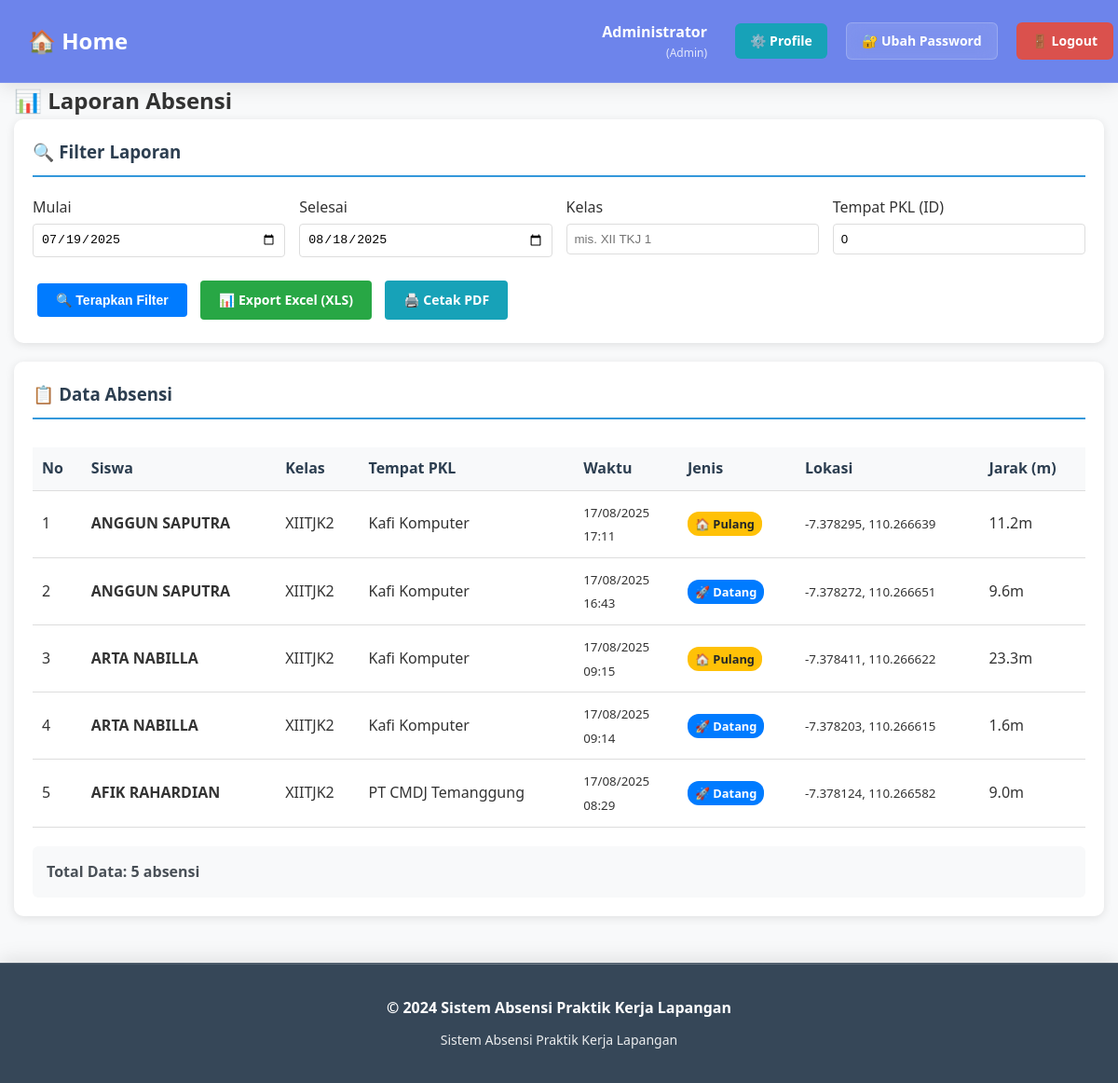
The page /?r=admin/report (signed in) on the database its author committed.
### tables this page shows
CREATE TABLE `absensi` (
  `id` int(11) NOT NULL AUTO_INCREMENT,
  `siswa_id` int(11) NOT NULL,
  `waktu` datetime NOT NULL,
  `lat` decimal(10,7) NOT NULL,
  `lng` decimal(10,7) NOT NULL,
  `jarak_m` decimal(10,2) NOT NULL,
  `selfie_path` varchar(255) DEFAULT NULL,
  `jenis_absen` enum('datang','pulang') NOT NULL DEFAULT 'datang',
  PRIMARY KEY (`id`),
  KEY `siswa_id` (`siswa_id`),
  CONSTRAINT `absensi_ibfk_1` FOREIGN KEY (`siswa_id`) REFERENCES `siswa` (`id`) ON DELETE CASCADE
);

CREATE TABLE `siswa` (
  `id` int(11) NOT NULL AUTO_INCREMENT,
  `user_id` int(11) DEFAULT NULL,
  `nis` varchar(50) NOT NULL,
  `nama` varchar(100) NOT NULL,
  `kelas` varchar(50) NOT NULL,
  `pembimbing_id` int(11) NOT NULL,
  `tempat_pkl_id` int(11) NOT NULL,
  PRIMARY KEY (`id`),
  KEY `user_id` (`user_id`),
  KEY `pembimbing_id` (`pembimbing_id`),
  KEY `tempat_pkl_id` (`tempat_pkl_id`),
  CONSTRAINT `siswa_ibfk_1` FOREIGN KEY (`user_id`) REFERENCES `users` (`id`) ON DELETE SET NULL,
  CONSTRAINT `siswa_ibfk_2` FOREIGN KEY (`pembimbing_id`) REFERENCES `users` (`id`) ON DELETE CASCADE,
  CONSTRAINT `siswa_ibfk_3` FOREIGN KEY (`tempat_pkl_id`) REFERENCES `tempat_pkl` (`id`) ON DELETE CASCADE
);

CREATE TABLE `tempat_pkl` (
  `id` int(11) NOT NULL AUTO_INCREMENT,
  `nama` varchar(150) NOT NULL,
  `lat` decimal(10,7) NOT NULL,
  `lng` decimal(10,7) NOT NULL,
  `radius_m` int(11) NOT NULL DEFAULT 150,
  PRIMARY KEY (`id`)
);

### app/Controllers/Controller.php (called while the page is built, shortened)
<?php
class Controller {
    protected function view(string $path, array $data=[]): void {
        extract($data);
        $viewFile = __DIR__ . '/../Views/' . $path . '.php';
        include __DIR__ . '/../Views/layouts/header.php';
        include $viewFile;
        include __DIR__ . '/../Views/layouts/footer.php';
    }
}

### app/Controllers/AdminController.php (called while the page is built, shortened)
<?php
class AdminController extends Controller {
    public function report(): void {
        $db = new Database(require __DIR__.'/../../config/db.php');
        $start = $_GET['start'] ?? (new DateTime('-30 days', new DateTimeZone('Asia/Jakarta')))->format('Y-m-d');
        $end = $_GET['end'] ?? (new DateTime('now', new DateTimeZone('Asia/Jakarta')))->format('Y-m-d');
        $kelas = $_GET['kelas'] ?? '';
        $tempat = (int)($_GET['tempat'] ?? 0);
        $absensi = new Absensi($db);
        $rows = $absensi->getAbsensiForReport($start, $end, $kelas, $tempat);
        $this->view('admin/report', [
            'rows' => $rows,
            'filters' => [
                'start' => $start,
                'end' => $end,
                'kelas' => $kelas,
                'tempat' => $tempat
            ]
        ]);
    }
}

### public/index.php (called while the page is built, shortened)
<?php
require __DIR__.'/../app/autoload.php';
$appCfg = require __DIR__.'/../config/app.php';
$r = $_GET['r'] ?? 'auth/login';
[$c, $a] = array_pad(explode('/', $r, 2), 2, 'index');
$controller = null;
switch($c){
    case 'admin': $controller = new AdminController($appCfg); break;
}
$controller->$a();

### app/autoload.php (called while the page is built, shortened)
<?php
spl_autoload_register(function ($class) {
    $prefix = 'App\\';
    $base_dir = __DIR__ . '/';
    $len = strlen($prefix);
    $relative_class = substr($class, $len);
    $file = $base_dir . str_replace('\\', '/', $relative_class) . '.php';
});

### config/db.php (called while the page is built, shortened)
<?php
return [
    'host' => 'localhost',
    'name' => 'db_absensi_pkl',
    'user' => 'root',
    'pass' => '',
    'charset' => 'utf8mb4',
];

### app/Models/Database.php (called while the page is built, shortened)
<?php
class Database {
    private PDO $pdo;
    public function __construct(array $cfg) {
        $dsn = sprintf('mysql:host=%s;dbname=%s;charset=%s',$cfg['host'],$cfg['name'],$cfg['charset']??'utf8mb4');
        $opt = [
            PDO::ATTR_ERRMODE => PDO::ERRMODE_EXCEPTION,
            PDO::ATTR_DEFAULT_FETCH_MODE => PDO::FETCH_ASSOC,
            PDO::ATTR_EMULATE_PREPARES => false,
        ];
        try { $this->pdo = new PDO($dsn,$cfg['user'],$cfg['pass'],$opt); }
        catch (PDOException $e) { die('DB connection failed: '.$e->getMessage()); }
    }
    public function pdo(): PDO {
        return $this->pdo;
    }
}

### app/Models/BaseModel.php (called while the page is built, shortened)
<?php
abstract class BaseModel {
    public function __construct(Database $database) {
        $this->db = $database->pdo();
    }
}

### app/Models/Absensi.php (called while the page is built, shortened)
<?php
class Absensi extends BaseModel {
    public function getAbsensiForReport(string $start, string $end, string $kelas = '', int $tempat = 0): array {
        $sql = "
            SELECT
                s.nama as siswa,
                s.nis,
                s.kelas,
                t.nama as tempat,
                a.waktu,
                a.lat,
                a.lng,
                a.jarak_m,
                a.jenis_absen,
                a.selfie_path
            FROM absensi a
            JOIN siswa s ON a.siswa_id = s.id
            JOIN tempat_pkl t ON s.tempat_pkl_id = t.id
            WHERE DATE(a.waktu) BETWEEN ? AND ?
        ";
        $params = [$start, $end];
        $sql .= " ORDER BY a.waktu DESC";
        $st = $this->db->prepare($sql);
        $st->execute($params);
        return $st->fetchAll();
    }
}

### app/Views/admin/report.php (the view, shortened to what this page needs)
<h2>📊 Laporan Absensi</h2>
<div class="card">
  <h3>🔍 Filter Laporan</h3>
  <form method="get" action="?r=admin/report">
    <div class="grid">
      <label>Mulai <input type="date" name="start" value="<?= htmlspecialchars($filters['start'] ?? '') ?>"></label>
      <label>Selesai <input type="date" name="end" value="<?= htmlspecialchars($filters['end'] ?? '') ?>"></label>
      <label>Kelas <input name="kelas" placeholder="mis. XII TKJ 1" value="<?= htmlspecialchars($filters['kelas'] ?? '') ?>"></label>
      <label>Tempat PKL (ID) <input type="number" name="tempat" value="<?= htmlspecialchars($filters['tempat'] ?? '') ?>"></label>
    </div>
    <p>
      <button type="submit" class="btn btn-primary">🔍 Terapkan Filter</button>
      <a class="btn btn-success" href="?r=admin/reportCsv&start=<?=urlencode($filters['start'] ?? '')?>&end=<?=urlencode($filters['end'] ?? '')?>&kelas=<?=urlencode($filters['kelas'] ?? '')?>&tempat=<?=urlencode($filters['tempat'] ?? '')?>">📊 Export Excel (XLS)</a>
      <a class="btn btn-info" target="_blank" href="?r=admin/reportPrint&start=<?=urlencode($filters['start'] ?? '')?>&end=<?=urlencode($filters['end'] ?? '')?>&kelas=<?=urlencode($filters['kelas'] ?? '')?>&tempat=<?=urlencode($filters['tempat'] ?? '')?>">🖨️ Cetak PDF</a>
    </p>
  </form>
</div>
<div class="card">
  <h3>📋 Data Absensi</h3>
  <?php if(empty($rows)): ?>
    <div class="alert alert-info">
      <strong>ℹ️ Info:</strong> Tidak ada data absensi untuk periode yang dipilih.
    </div>
  <?php else: ?>
    <div class="table-responsive">
      <table class="table">
        <thead>
          <tr>
            <th>No</th>
            <th>Siswa</th>
            <th>Kelas</th>
            <th>Tempat PKL</th>
            <th>Waktu</th>
            <th>Jenis</th>
            <th>Lokasi</th>
            <th>Jarak (m)</th>
          </tr>
        </thead>
        <tbody>
          <?php
          $no = 1;
          foreach($rows as $r):
          ?>
            <tr>
              <td><?= $no++ ?></td>
              <td><strong><?= htmlspecialchars($r['siswa']) ?></strong></td>
              <td><?= htmlspecialchars($r['kelas']) ?></td>
              <td><?= htmlspecialchars($r['tempat']) ?></td>
              <td>
                <small>
                  <?= date('d/m/Y', strtotime($r['waktu'])) ?><br>
                  <?= date('H:i', strtotime($r['waktu'])) ?>
                </small>
              </td>
              <td>
                <?php if($r['jenis_absen'] === 'datang'): ?>
                  <span class="badge badge-primary">🚀 Datang</span>
                <?php elseif($r['jenis_absen'] === 'pulang'): ?>
                  <span class="badge badge-warning">🏠 Pulang</span>
                <?php else: ?>
                  <span class="badge badge-secondary">❓ Tidak Diketahui</span>
                <?php endif; ?>
              </td>
              <td>
                <small>
                  <?= number_format($r['lat'], 6) ?>, <?= number_format($r['lng'], 6) ?>
                </small>
              </td>
              <td><?= number_format($r['jarak_m'], 1) ?>m</td>
            </tr>
          <?php endforeach; ?>
        </tbody>
      </table>
    </div>
    <div class="summary">
      <p><strong>Total Data:</strong> <?= count($rows) ?> absensi</p>
    </div>
  <?php endif; ?>
</div>

### public/assets/css/style.css (style rules this page uses)
* { margin: 0; padding: 0; box-sizing: border-box; }
body { font-family: 'Segoe UI', Tahoma, Geneva, Verdana, sans-serif; line-height: 1.6; color: #333; background-color: #f8f9fa; }
.grid { display: grid; grid-template-columns: repeat(auto-fit, minmax(300px, 1fr)); gap: 20px; margin: 20px 0; }
.card { background: white; border-radius: 10px; padding: 20px; box-shadow: 0 2px 10px rgba(0,0,0,0.1); margin-bottom: 20px; }
.card h2, .card h3, .card h4 { color: #2c3e50; margin-bottom: 15px; border-bottom: 2px solid #3498db; padding-bottom: 10px; }
.btn { display: inline-block; padding: 10px 20px; border: none; border-radius: 5px; font-size: 16px; font-weight: 600; text-decoration: none; cursor: pointer; transition: all 0.3s ease; text-align: center; }
.btn-primary { background-color: #3498db; color: white; }
.btn-success { background-color: #27ae60; color: white; }
.btn-info { background-color: #17a2b8; color: white; }
.table { width: 100%; border-collapse: collapse; margin-top: 15px; }
.table th, .table td { padding: 12px; text-align: left; border-bottom: 1px solid #dee2e6; }
.table th { background-color: #f8f9fa; font-weight: 600; color: #2c3e50; }
.badge { padding: 5px 10px; border-radius: 20px; font-size: 0.8rem; font-weight: bold; }
.badge-warning { background-color: #ffc107; color: #212529; }
.table-responsive { overflow-x: auto; }

### app/Views/admin/report.php (style rules this page uses)
.grid { display: grid; grid-template-columns: repeat(auto-fit, minmax(200px, 1fr)); gap: 15px; margin-bottom: 20px; }
.grid label { display: flex; flex-direction: column; gap: 5px; }
.grid input { padding: 8px; border: 1px solid #ddd; border-radius: 4px; }
.btn { display: inline-block; padding: 10px 20px; margin: 5px; text-decoration: none; border-radius: 4px; border: none; cursor: pointer; font-size: 14px; }
.btn-primary { background-color: #007bff; color: white; }
.btn-success { background-color: #28a745; color: white; }
.btn-info { background-color: #17a2b8; color: white; }
.table-responsive { overflow-x: auto; }
.table { width: 100%; border-collapse: collapse; margin-top: 15px; }
.table th, .table td { padding: 10px; text-align: left; border-bottom: 1px solid #ddd; }
.table th { background-color: #f8f9fa; font-weight: bold; }
.badge { padding: 4px 8px; border-radius: 12px; font-size: 0.8rem; font-weight: bold; }
.badge-primary { background-color: #007bff; color: white; }
.badge-warning { background-color: #ffc107; color: #212529; }
.summary { margin-top: 20px; padding: 15px; background-color: #f8f9fa; border-radius: 6px; }
.summary p { margin: 0; font-weight: bold; color: #495057; }

### rows shown on the page
absensi: siswa.nama "ANGGUN SAPUTRA", siswa.kelas "XIITJK2", tempat_pkl.nama "Kafi Komputer", waktu "17/08/2025", waktu "17:11", jenis_absen "🏠 Pulang", lat "-7.378295", lng "110.266639", jarak_m "11.2"
absensi: siswa.nama "ANGGUN SAPUTRA", siswa.kelas "XIITJK2", tempat_pkl.nama "Kafi Komputer", waktu "17/08/2025", waktu "16:43", jenis_absen "🚀 Datang", lat "-7.378272", lng "110.266651", jarak_m "9.6"
absensi: siswa.nama "ARTA NABILLA", siswa.kelas "XIITJK2", tempat_pkl.nama "Kafi Komputer", waktu "17/08/2025", waktu "09:15", jenis_absen "🏠 Pulang", lat "-7.378411", lng "110.266622", jarak_m "23.3"
absensi: siswa.nama "ARTA NABILLA", siswa.kelas "XIITJK2", tempat_pkl.nama "Kafi Komputer", waktu "17/08/2025", waktu "09:14", jenis_absen "🚀 Datang", lat "-7.378203", lng "110.266615", jarak_m "1.6"
absensi: siswa.nama "AFIK RAHARDIAN", siswa.kelas "XIITJK2", tempat_pkl.nama "PT CMDJ Temanggung", waktu "17/08/2025", waktu "08:29", jenis_absen "🚀 Datang", lat "-7.378124", lng "110.266582", jarak_m "9.0"

### other values the page prints
$_SESSION['user']['name'] "Administrator"
$_SESSION['user']['role'] "Admin"
count($rows) "5"
$schoolName "Sistem Absensi Praktik Kerja Lapangan"
